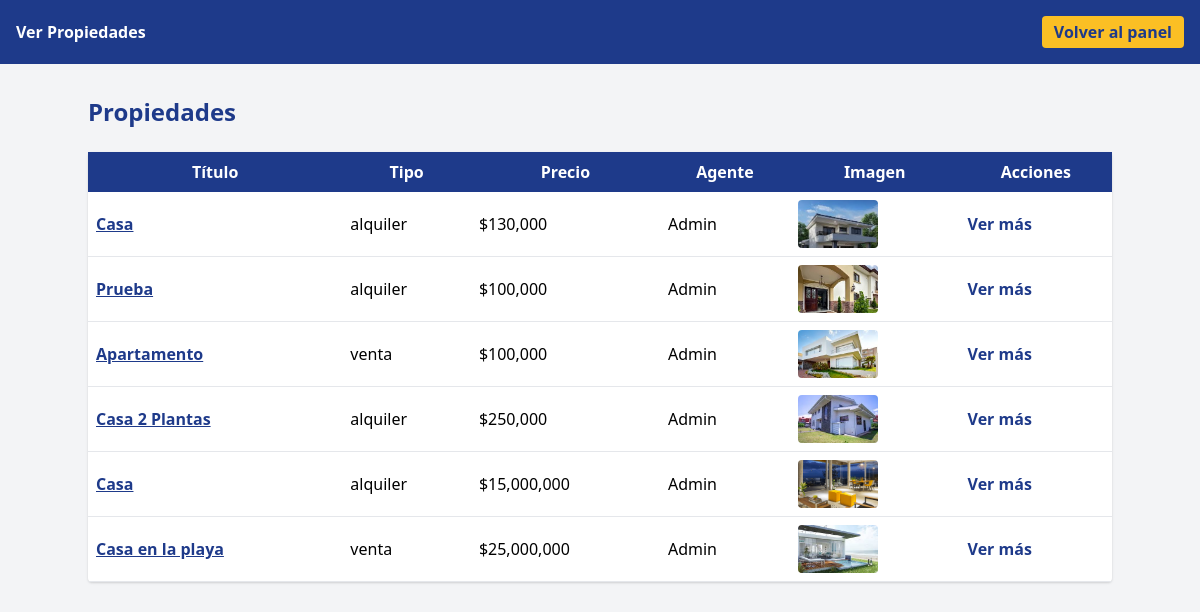
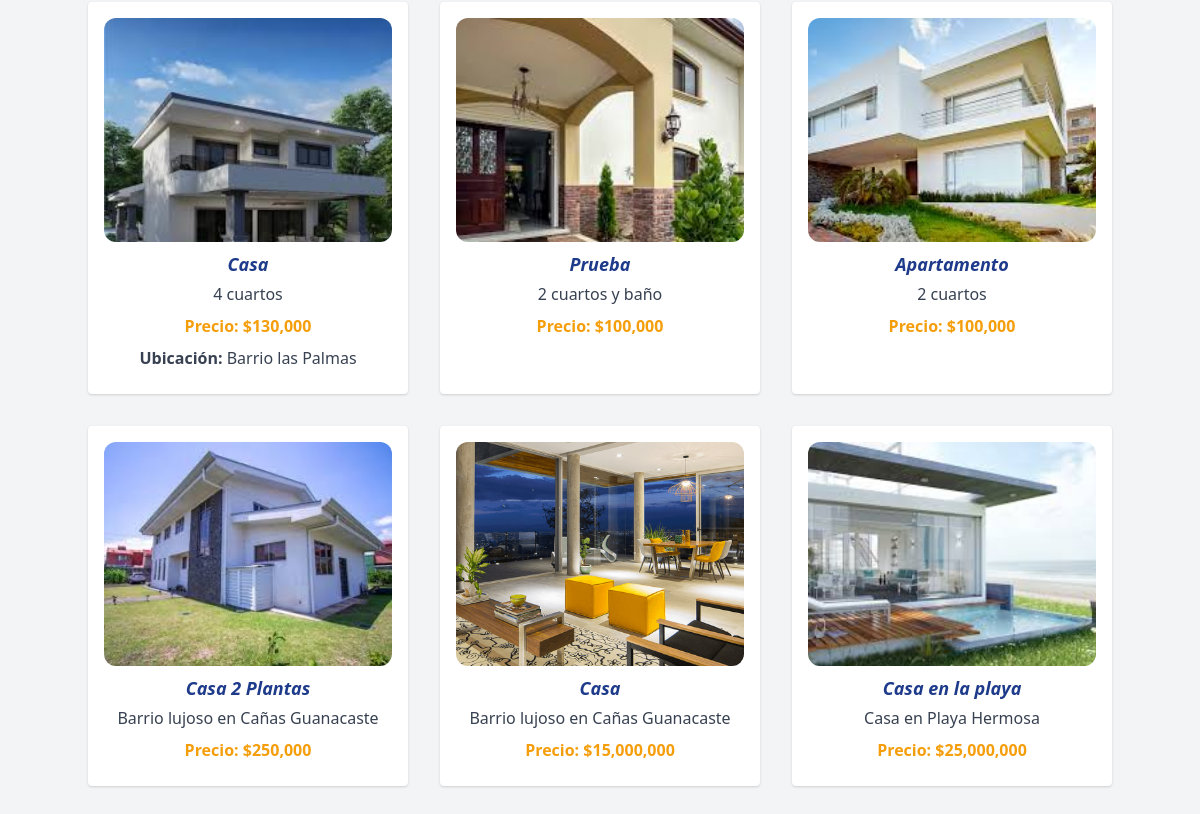
The app's page /propiedades/listar.php (signed in), older data (2 pictures, top to bottom).
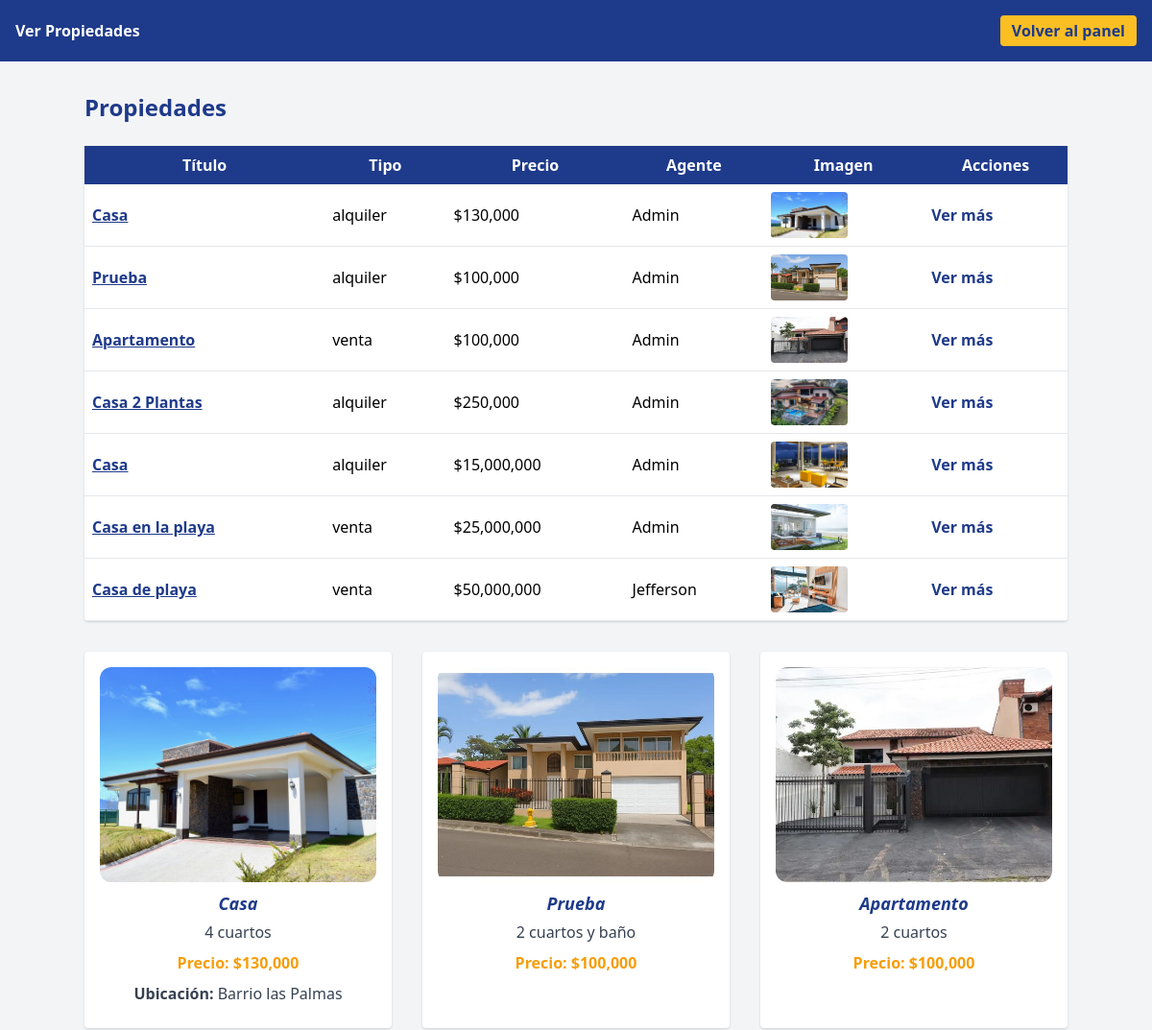
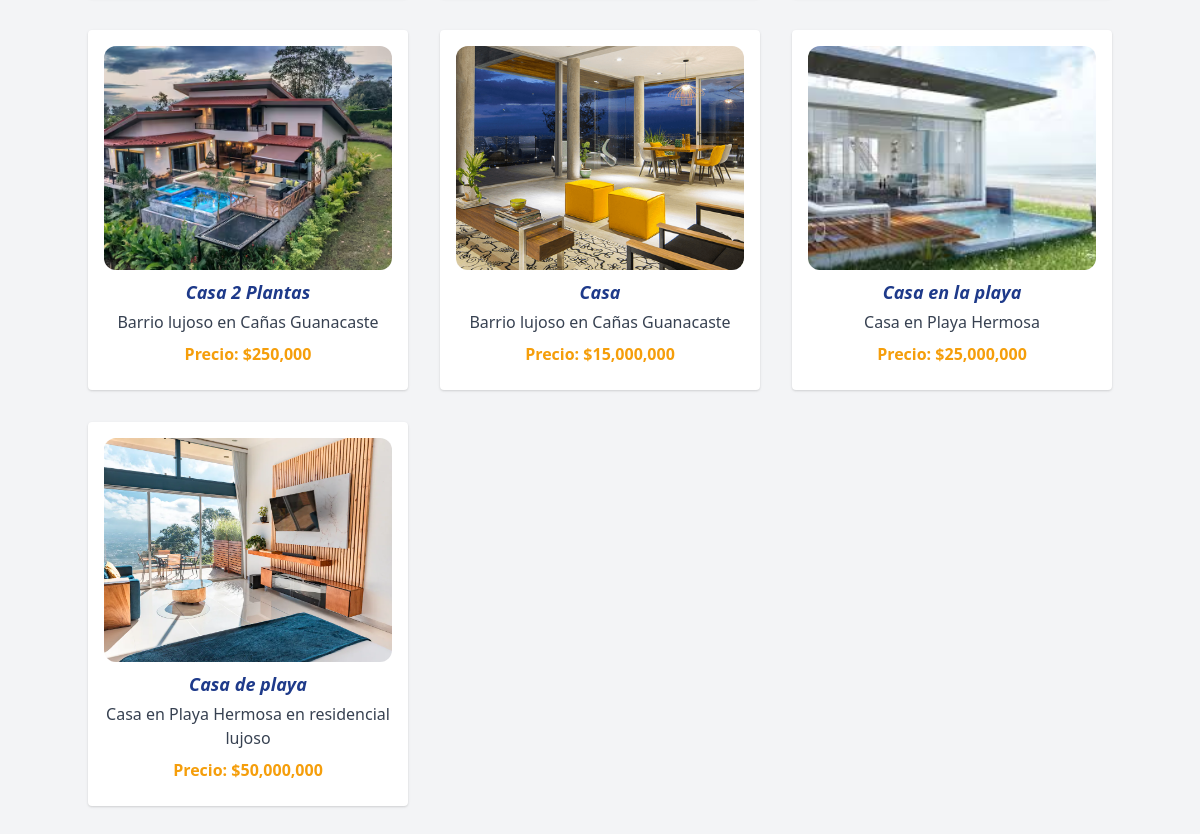
The same page, newer data (2 pictures, top to bottom).
### tables this page shows
CREATE TABLE `propiedades` (
  `id` int(11) NOT NULL,
  `tipo` enum('alquiler','venta') NOT NULL,
  `destacada` tinyint(1) DEFAULT 0,
  `titulo` varchar(100) NOT NULL,
  `descripcion_breve` varchar(255) NOT NULL,
  `precio` decimal(12,2) NOT NULL,
  `agente_id` int(11) NOT NULL,
  `imagen_destacada` varchar(255) DEFAULT NULL,
  `descripcion_larga` text DEFAULT NULL,
  `mapa` varchar(255) DEFAULT NULL,
  `ubicacion` varchar(255) DEFAULT NULL,
  `fecha_creacion` timestamp NOT NULL DEFAULT current_timestamp()
);

CREATE TABLE `usuarios` (
  `id` int(11) NOT NULL,
  `nombre` varchar(100) NOT NULL,
  `telefono` varchar(20) DEFAULT NULL,
  `correo` varchar(100) DEFAULT NULL,
  `email` varchar(100) DEFAULT NULL,
  `usuario` varchar(50) NOT NULL,
  `contrasena` varchar(255) NOT NULL,
  `privilegio` enum('administrador','agente') NOT NULL,
  `imagen` varchar(255) DEFAULT NULL,
  `color_principal` varchar(8) NOT NULL DEFAULT '#25344b',
  `color_secundario` varchar(8) NOT NULL DEFAULT '#ffe600'
);

### includes/session.php (called while the page is built, shortened)
<?php
function es_admin() {
    return isset($_SESSION['privilegio']) && ($_SESSION['privilegio'] === 'admin' || $_SESSION['privilegio'] === 'administrador');
}
?>

### propiedades/listar.php (the view, shortened to what this page needs)
<?php
require_once '../includes/session.php';
require_once '../includes/db.php';
$tipo = $_GET['tipo'] ?? null;
$sql = "SELECT p.*, u.nombre as agente FROM propiedades p JOIN usuarios u ON p.agente_id = u.id WHERE 1";
$res = $conn->query($sql);
?>
<!DOCTYPE html>
<html lang="es">
<head>
    <link href="https://cdn.jsdelivr.net/npm/tailwindcss@2.2.19/dist/tailwind.min.css" rel="stylesheet">
</head>
<body class="bg-gray-100 min-h-screen">
    <header class="bg-blue-900 text-white p-4 flex justify-between items-center">
        <span class="font-bold">Ver Propiedades</span>
        <?php
        if (es_admin()) {
            echo '<a href="../admin/panel.php" class="bg-yellow-400 text-blue-900 px-3 py-1 rounded font-bold">Volver al panel</a>';
        } elseif (es_agente()) {
            echo '<a href="../agente/panel.php" class="bg-yellow-400 text-blue-900 px-3 py-1 rounded font-bold">Volver al panel</a>';
        }
        ?>
    </header>
    <main class="max-w-5xl mx-auto py-8">
        <h1 class="text-2xl font-bold mb-6 text-blue-900">Propiedades <?= $tipo ? ucfirst($tipo) : '' ?></h1>
        <table class="w-full bg-white rounded shadow mb-8">
            <thead class="bg-blue-900 text-white">
                <tr>
                    <th class="p-2">Título</th>
                    <th class="p-2">Tipo</th>
                    <th class="p-2">Precio</th>
                    <th class="p-2">Agente</th>
                    <th class="p-2">Imagen</th>
                    <th class="p-2">Acciones</th>
                </tr>
            </thead>
            <tbody>
                <?php mysqli_data_seek($res, 0); while($p = $res->fetch_assoc()): ?>
                <tr class="border-b">
                    <td class="p-2"><a href="detalle.php?id=<?= $p['id'] ?>" class="text-blue-900 font-bold underline"><?= htmlspecialchars($p['titulo']) ?></a></td>
                    <td class="p-2"><?= htmlspecialchars($p['tipo']) ?></td>
                    <td class="p-2">$<?= number_format($p['precio'],0) ?></td>
                    <td class="p-2"><?= htmlspecialchars($p['agente']) ?></td>
                    <td class="p-2">
                        <?php
                        $img_path = !empty($p['imagen_destacada']) && file_exists('../'.$p['imagen_destacada'])
                            ? '../'.htmlspecialchars($p['imagen_destacada'])
                            : '../img/default.jpg';
                        ?>
                        <img src="<?= $img_path ?>" class="h-12 w-20 object-cover rounded" alt="Imagen">
                    </td>
                    <td class="p-2"><a href="detalle.php?id=<?= $p['id'] ?>" class="text-blue-900 font-bold">Ver más</a></td>
                </tr>
                <?php endwhile; ?>
            </tbody>
        </table>
        <div class="grid grid-cols-1 md:grid-cols-3 gap-8">
            <?php mysqli_data_seek($res, 0); while($p = $res->fetch_assoc()): ?>
            <div class="bg-white rounded shadow p-4 flex flex-col items-center">
                <?php
                $img_path = !empty($p['imagen_destacada']) && file_exists('../'.$p['imagen_destacada'])
                    ? '../'.htmlspecialchars($p['imagen_destacada'])
                    : '../img/default.jpg';
                ?>
                <img src="<?= $img_path ?>" alt="<?= htmlspecialchars($p['titulo']) ?>" class="w-full h-56 aspect-square object-cover rounded-xl mb-2 cursor-pointer" style="min-height:14rem;max-height:14rem;min-width:14rem;max-width:100%;" onclick="mostrarModal(<?= $p['id'] ?>)">
                <h3 class="font-bold text-lg italic mb-1 text-blue-900"><?= htmlspecialchars($p['titulo']) ?></h3>
                <p class="mb-2 text-center text-gray-700"><?= htmlspecialchars($p['descripcion_breve']) ?></p>
                <p class="font-bold text-yellow-500 mb-2">Precio: $<?= number_format($p['precio'],0) ?></p>
                <?php if (!empty($p['ubicacion'])): ?>
                <p class="mb-2 text-gray-700"><span class="font-bold">Ubicación:</span> <?= htmlspecialchars($p['ubicacion']) ?></p>
                <?php endif; ?>
            </div>
            <?php endwhile; ?>
        </div>
    </main>
</body>
</html>

Row changes from the older to the newer data that the page shows:
changed propiedades "4 cuartos": imagen_destacada: a different picture
changed propiedades "Prueba": imagen_destacada: a different picture
changed propiedades "Apartamento": imagen_destacada: a different picture
changed propiedades "Casa 2 Plantas": imagen_destacada: a different picture
added propiedades: titulo "Casa de playa", tipo "venta", precio "50,000,000", agente.nombre "Jefferson", imagen_destacada (picture), descripcion_breve "Casa en Playa Hermosa en residencial lujoso"
